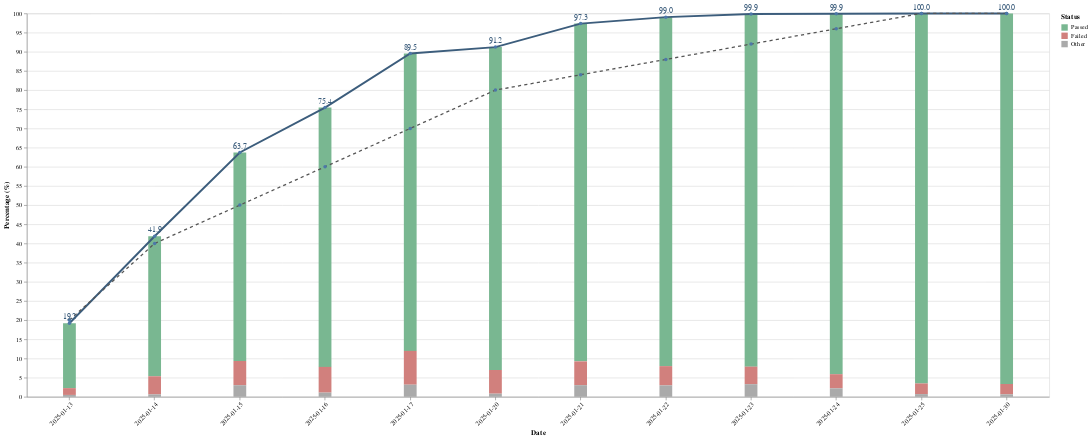

Notebook code cell kept with this figure:
### Code cell
import pandas as pd
import altair as alt

# Ensure 'Tanggal' is in datetime format
df_android['Tanggal'] = pd.to_datetime(df_android['Tanggal'], errors='coerce')

# Ensure 'Other' is non-negative
df_android['Other'] = (df_android['Execution'] - df_android['Passed'] - df_android['Failed']).clip(lower=0)

# Convert 'Tanggal' to string format (YYYY-MM-DD) to remove time
df_android['Tanggal'] = df_android['Tanggal'].dt.strftime('%Y-%m-%d')

# Convert to long format for Altair
df_melted = df_android.melt(id_vars=['Tanggal'], value_vars=['Passed', 'Failed', 'Other'], 
                            var_name='Status', value_name='Percentage')

# Stacked Bar Chart
bars = alt.Chart(df_melted).mark_bar(size=20).encode(
    x=alt.X('Tanggal:N', title='Date', axis=alt.Axis(labelAngle=-45)),  # Categorical to remove time
    y=alt.Y('sum(Percentage):Q', title='Percentage (%)', scale=alt.Scale(domain=[0, 100])),
    color=alt.Color('Status:N', scale=alt.Scale(domain=['Passed', 'Failed', 'Other'], 
                                                 range=['#79B791', '#d1807d', '#AAAAAA'])),
    tooltip=['Tanggal:N', 'Status:N', 'Percentage:Q']
)

# Execution Line
execution_line = alt.Chart(df_android).mark_line(point=True, strokeWidth=3, color='#3C5D7C').encode(
    x='Tanggal:N',
    y='Execution:Q',
    tooltip=['Tanggal:N', 'Execution:Q']
)

# Target Execution Line
target_line = alt.Chart(df_android).mark_line(point=True, strokeWidth=2, strokeDash=[5,5], color='#555555').encode(
    x='Tanggal:N',
    y='Target Execution:Q',
    tooltip=['Tanggal:N', 'Target Execution:Q']
)

# Annotations for Execution values
annotations = alt.Chart(df_android).mark_text(
    align='center', dy=-10, fontSize=12, color='#3C5D7C'
).encode(
    x='Tanggal:N',
    y='Execution:Q',
    text=alt.Text('Execution:Q', format='.1f')
)

# Combine the charts
final_chart = (bars + execution_line + target_line + annotations).properties(
    width=1600,  # Wider layout
    height=600
)

# Display in Streamlit
final_chart.show()

### Figure 1 — Vega-Lite specification as saved in the notebook (floating-point values rounded to 4 significant figures)
{"config": {"view": {"continuousWidth": 300, "continuousHeight": 300}}, "layer": [{"data": {"name": "data-9089157809e67068c160862db9e7a60f"}, "mark": {"type": "bar", "size": 20}, "encoding": {"color": {"field": "Status", "scale": {"domain": ["Passed", "Failed", "Other"], "range": ["#79B791", "#d1807d", "#AAAAAA"]}, "type": "nominal"}, "tooltip": [{"field": "Tanggal", "type": "nominal"}, {"field": "Status", "type": "nominal"}, {"field": "Percentage", "type": "quantitative"}], "x": {"axis": {"labelAngle": -45}, "field": "Tanggal", "title": "Date", "type": "nominal"}, "y": {"aggregate": "sum", "field": "Percentage", "scale": {"domain": [0, 100]}, "title": "Percentage (%)", "type": "quantitative"}}}, {"data": {"name": "data-7d9404f23a427a27309d4ba31581683e"}, "mark": {"type": "line", "color": "#3C5D7C", "point": true, "strokeWidth": 3}, "encoding": {"tooltip": [{"field": "Tanggal", "type": "nominal"}, {"field": "Execution", "type": "quantitative"}], "x": {"field": "Tanggal", "type": "nominal"}, "y": {"field": "Execution", "type": "quantitative"}}}, {"data": {"name": "data-7d9404f23a427a27309d4ba31581683e"}, "mark": {"type": "line", "color": "#555555", "point": true, "strokeDash": [5, 5], "strokeWidth": 2}, "encoding": {"tooltip": [{"field": "Tanggal", "type": "nominal"}, {"field": "Target Execution", "type": "quantitative"}], "x": {"field": "Tanggal", "type": "nominal"}, "y": {"field": "Target Execution", "type": "quantitative"}}}, {"data": {"name": "data-7d9404f23a427a27309d4ba31581683e"}, "mark": {"type": "text", "align": "center", "color": "#3C5D7C", "dy": -10, "fontSize": 12}, "encoding": {"text": {"field": "Execution", "format": ".1f", "type": "quantitative"}, "x": {"field": "Tanggal", "type": "nominal"}, "y": {"field": "Execution", "type": "quantitative"}}}], "height": 600, "width": 1600, "$schema": "https://vega.github.io/schema/vega-lite/v5.20.1.json", "datasets": {"data-9089157809e67068c160862db9e7a60f": [{"Tanggal": "2025-01-13", "Status": "Passed", "Percentage": 16.91}, {"Tanggal": "2025-01-14", "Status": "Passed", "Percentage": 36.52}, {"Tanggal": "2025-01-15", "Status": "Passed", "Percentage": 54.39}, {"Tanggal": "2025-01-16", "Status": "Passed", "Percentage": 67.63}, {"Tanggal": "2025-01-17", "Status": "Passed", "Percentage": 77.57}, {"Tanggal": "2025-01-20", "Status": "Passed", "Percentage": 84.22}, {"Tanggal": "2025-01-21", "Status": "Passed", "Percentage": 88.09}, {"Tanggal": "2025-01-22", "Status": "Passed", "Percentage": 91.02}, {"Tanggal": "2025-01-23", "Status": "Passed", "Percentage": 91.99}, {"Tanggal": "2025-01-24", "Status": "Passed", "Percentage": 94.0}, {"Tanggal": "2025-01-25", "Status": "Passed", "Percentage": 96.51}, {"Tanggal": "2025-01-30", "Status": "Passed", "Percentage": 96.66}, {"Tanggal": "2025-01-13", "Status": "Failed", "Percentage": 1.78}, {"Tanggal": "2025-01-14", "Status": "Failed", "Percentage": 4.73}, {"Tanggal": "2025-01-15", "Status": "Failed", "Percentage": 6.32}, {"Tanggal": "2025-01-16", "Status": "Failed", "Percentage": 6.71}, {"Tanggal": "2025-01-17", "Status": "Failed", "Percentage": 8.82}, {"Tanggal": "2025-01-20", "Status": "Failed", "Percentage": 6.18}, {"Tanggal": "2025-01-21", "Status": "Failed", "Percentage": 6.21}, {"Tanggal": "2025-01-22", "Status": "Failed", "Percentage": 5.03}, {"Tanggal": "2025-01-23", "Status": "Failed", "Percentage": 4.58}, {"Tanggal": "2025-01-24", "Status": "Failed", "Percentage": 3.69}, {"Tanggal": "2025-01-25", "Status": "Failed", "Percentage": 2.78}, {"Tanggal": "2025-01-30", "Status": "Failed", "Percentage": 2.7}, {"Tanggal": "2025-01-13", "Status": "Other", "Percentage": 0.49}, {"Tanggal": "2025-01-14", "Status": "Other", "Percentage": 0.63}, {"Tanggal": "2025-01-15", "Status": "Other", "Percentage": 3.02}, {"Tanggal": "2025-01-16", "Status": "Other", "Percentage": 1.1}, {"Tanggal": "2025-01-17", "Status": "Other", "Percentage": 3.16}, {"Tanggal": "2025-01-20", "Status": "Other", "Percentage": 0.82}, {"Tanggal": "2025-01-21", "Status": "Other", "Percentage": 3.04}, {"Tanggal": "2025-01-22", "Status": "Other", "Percentage": 2.98}, {"Tanggal": "2025-01-23", "Status": "Other", "Percentage": 3.29}, {"Tanggal": "2025-01-24", "Status": "Other", "Percentage": 2.21}, {"Tanggal": "2025-01-25", "Status": "Other", "Percentage": 0.71}, {"Tanggal": "2025-01-30", "Status": "Other", "Percentage": 0.64}], "data-7d9404f23a427a27309d4ba31581683e": [{"Tanggal": "2025-01-13", "Target Execution": 20.0, "OS": "Android", "Execution": 19.18, "Passed": 16.91, "Failed": 1.78, "Other": 0.49}, {"Tanggal": "2025-01-14", "Target Execution": 40.0, "OS": "Android", "Execution": 41.88, "Passed": 36.52, "Failed": 4.73, "Other": 0.63}, {"Tanggal": "2025-01-15", "Target Execution": 50.0, "OS": "Android", "Execution": 63.73, "Passed": 54.39, "Failed": 6.32, "Other": 3.02}, {"Tanggal": "2025-01-16", "Target Execution": 60.0, "OS": "Android", "Execution": 75.44, "Passed": 67.63, "Failed": 6.71, "Other": 1.1}, {"Tanggal": "2025-01-17", "Target Execution": 70.0, "OS": "Android", "Execution": 89.55, "Passed": 77.57, "Failed": 8.82, "Other": 3.16}, {"Tanggal": "2025-01-20", "Target Execution": 80.0, "OS": "Android", "Execution": 91.22, "Passed": 84.22, "Failed": 6.18, "Other": 0.82}, {"Tanggal": "2025-01-21", "Target Execution": 84.0, "OS": "Android", "Execution": 97.34, "Passed": 88.09, "Failed": 6.21, "Other": 3.04}, {"Tanggal": "2025-01-22", "Target Execution": 88.0, "OS": "Android", "Execution": 99.03, "Passed": 91.02, "Failed": 5.03, "Other": 2.98}, {"Tanggal": "2025-01-23", "Target Execution": 92.0, "OS": "Android", "Execution": 99.86, "Passed": 91.99, "Failed": 4.58, "Other": 3.29}, {"Tanggal": "2025-01-24", "Target Execution": 96.0, "OS": "Android", "Execution": 99.9, "Passed": 94.0, "Failed": 3.69, "Other": 2.21}, {"Tanggal": "2025-01-25", "Target Execution": 100.0, "OS": "Android", "Execution": 100.0, "Passed": 96.51, "Failed": 2.78, "Other": 0.71}, {"Tanggal": "2025-01-30", "Target Execution": 100.0, "OS": "Android", "Execution": 100.0, "Passed": 96.66, "Failed": 2.7, "Other": 0.64}]}}
